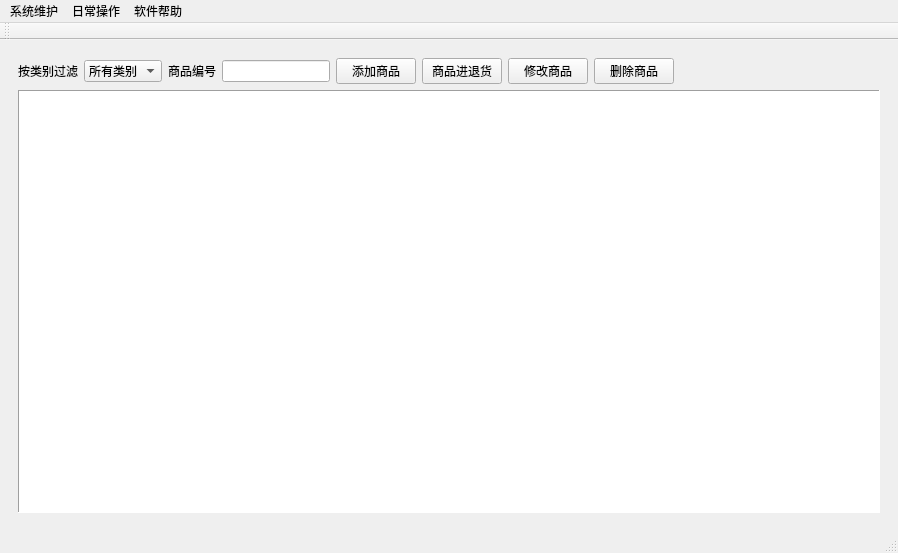
<?xml version="1.0" encoding="UTF-8"?>
<ui version="4.0">
 <class>MainWindow</class>
 <widget class="QMainWindow" name="MainWindow">
  <property name="geometry">
   <rect>
    <x>0</x>
    <y>0</y>
    <width>898</width>
    <height>553</height>
   </rect>
  </property>
  <property name="windowTitle">
   <string>新新娘美容院商品和顾客资料管理系统 V 0.0.2 by XChinux&lt;XChinux@163.com&gt; 20060904</string>
  </property>
  <widget class="QWidget" name="centralwidget">
   <layout class="QGridLayout">
    <property name="margin">
     <number>9</number>
    </property>
    <property name="spacing">
     <number>6</number>
    </property>
    <item row="0" column="0">
     <widget class="QStackedWidget" name="stackedWidget">
      <property name="currentIndex">
       <number>0</number>
      </property>
      <widget class="QWidget" name="pageGoods">
       <layout class="QVBoxLayout">
        <property name="spacing">
         <number>6</number>
        </property>
        <property name="margin">
         <number>9</number>
        </property>
        <item>
         <layout class="QHBoxLayout">
          <property name="spacing">
           <number>6</number>
          </property>
          <property name="margin">
           <number>0</number>
          </property>
          <item>
           <widget class="QLabel" name="label_3">
            <property name="text">
             <string>按类别过滤</string>
            </property>
           </widget>
          </item>
          <item>
           <widget class="QComboBox" name="comboBoxGoodsType">
            <item>
             <property name="text">
              <string>所有类别</string>
             </property>
            </item>
            <item>
             <property name="text">
              <string>产品类</string>
             </property>
            </item>
            <item>
             <property name="text">
              <string>服务类</string>
             </property>
            </item>
           </widget>
          </item>
          <item>
           <widget class="QLabel" name="label_5">
            <property name="text">
             <string>商品编号</string>
            </property>
           </widget>
          </item>
          <item>
           <widget class="QLineEdit" name="lineEditGoodsNo">
            <property name="sizePolicy">
             <sizepolicy hsizetype="Fixed" vsizetype="Fixed">
              <horstretch>0</horstretch>
              <verstretch>0</verstretch>
             </sizepolicy>
            </property>
           </widget>
          </item>
          <item>
           <widget class="QPushButton" name="pushButtonGoodsAdd">
            <property name="text">
             <string>添加商品</string>
            </property>
           </widget>
          </item>
          <item>
           <widget class="QPushButton" name="pushButtonGoodsInout">
            <property name="text">
             <string>商品进退货</string>
            </property>
           </widget>
          </item>
          <item>
           <widget class="QPushButton" name="pushButtonGoodsEdit">
            <property name="text">
             <string>修改商品</string>
            </property>
           </widget>
          </item>
          <item>
           <widget class="QPushButton" name="pushButtonGoodsDelete">
            <property name="text">
             <string>删除商品</string>
            </property>
           </widget>
          </item>
          <item>
           <spacer>
            <property name="orientation">
             <enum>Qt::Horizontal</enum>
            </property>
            <property name="sizeHint" stdset="0">
             <size>
              <width>81</width>
              <height>20</height>
             </size>
            </property>
           </spacer>
          </item>
         </layout>
        </item>
        <item>
         <widget class="QTableView" name="tableViewGoods">
          <property name="contextMenuPolicy">
           <enum>Qt::ActionsContextMenu</enum>
          </property>
          <property name="layoutDirection">
           <enum>Qt::LeftToRight</enum>
          </property>
          <property name="frameShape">
           <enum>QFrame::Panel</enum>
          </property>
          <property name="frameShadow">
           <enum>QFrame::Sunken</enum>
          </property>
          <property name="showDropIndicator" stdset="0">
           <bool>false</bool>
          </property>
          <property name="alternatingRowColors">
           <bool>true</bool>
          </property>
          <property name="selectionMode">
           <enum>QAbstractItemView::SingleSelection</enum>
          </property>
          <property name="selectionBehavior">
           <enum>QAbstractItemView::SelectRows</enum>
          </property>
          <property name="textElideMode">
           <enum>Qt::ElideLeft</enum>
          </property>
         </widget>
        </item>
       </layout>
      </widget>
      <widget class="QWidget" name="pageCustomer">
       <layout class="QVBoxLayout">
        <property name="spacing">
         <number>6</number>
        </property>
        <property name="margin">
         <number>9</number>
        </property>
        <item>
         <layout class="QHBoxLayout">
          <property name="spacing">
           <number>6</number>
          </property>
          <property name="margin">
           <number>0</number>
          </property>
          <item>
           <widget class="QLabel" name="label_2">
            <property name="text">
             <string>顾客编号</string>
            </property>
           </widget>
          </item>
          <item>
           <widget class="QLineEdit" name="lineEditCustomerNo">
            <property name="sizePolicy">
             <sizepolicy hsizetype="Fixed" vsizetype="Fixed">
              <horstretch>0</horstretch>
              <verstretch>0</verstretch>
             </sizepolicy>
            </property>
           </widget>
          </item>
          <item>
           <widget class="QLabel" name="label_6">
            <property name="text">
             <string>顾客姓名</string>
            </property>
           </widget>
          </item>
          <item>
           <widget class="QLineEdit" name="lineEditCustomerName">
            <property name="sizePolicy">
             <sizepolicy hsizetype="Fixed" vsizetype="Fixed">
              <horstretch>0</horstretch>
              <verstretch>0</verstretch>
             </sizepolicy>
            </property>
           </widget>
          </item>
          <item>
           <widget class="QPushButton" name="pushButtonCustomerAdd">
            <property name="text">
             <string>添加顾客</string>
            </property>
           </widget>
          </item>
          <item>
           <widget class="QPushButton" name="pushButtonCustomerEdit">
            <property name="text">
             <string>修改信息</string>
            </property>
           </widget>
          </item>
          <item>
           <widget class="QPushButton" name="pushButtonCustomerDelete">
            <property name="text">
             <string>删除顾客</string>
            </property>
           </widget>
          </item>
          <item>
           <spacer>
            <property name="orientation">
             <enum>Qt::Horizontal</enum>
            </property>
            <property name="sizeHint" stdset="0">
             <size>
              <width>101</width>
              <height>20</height>
             </size>
            </property>
           </spacer>
          </item>
         </layout>
        </item>
        <item>
         <widget class="QTableView" name="tableViewCustomer">
          <property name="contextMenuPolicy">
           <enum>Qt::ActionsContextMenu</enum>
          </property>
          <property name="toolTip">
           <string/>
          </property>
          <property name="frameShape">
           <enum>QFrame::Panel</enum>
          </property>
          <property name="alternatingRowColors">
           <bool>true</bool>
          </property>
          <property name="selectionMode">
           <enum>QAbstractItemView::SingleSelection</enum>
          </property>
          <property name="selectionBehavior">
           <enum>QAbstractItemView::SelectRows</enum>
          </property>
         </widget>
        </item>
       </layout>
      </widget>
      <widget class="QWidget" name="pageConsume">
       <layout class="QGridLayout">
        <property name="margin">
         <number>9</number>
        </property>
        <property name="spacing">
         <number>6</number>
        </property>
        <item row="0" column="0">
         <widget class="QSplitter" name="splitter">
          <property name="orientation">
           <enum>Qt::Vertical</enum>
          </property>
          <widget class="QWidget" name="widget">
           <layout class="QVBoxLayout">
            <property name="spacing">
             <number>6</number>
            </property>
            <property name="margin">
             <number>0</number>
            </property>
            <item>
             <layout class="QHBoxLayout">
              <property name="spacing">
               <number>6</number>
              </property>
              <property name="margin">
               <number>0</number>
              </property>
              <item>
               <widget class="QLabel" name="label">
                <property name="sizePolicy">
                 <sizepolicy hsizetype="Fixed" vsizetype="Preferred">
                  <horstretch>0</horstretch>
                  <verstretch>0</verstretch>
                 </sizepolicy>
                </property>
                <property name="text">
                 <string>顾客编号</string>
                </property>
               </widget>
              </item>
              <item>
               <widget class="QLineEdit" name="lineEditConsumeCustomerNo">
                <property name="sizePolicy">
                 <sizepolicy hsizetype="Fixed" vsizetype="Fixed">
                  <horstretch>0</horstretch>
                  <verstretch>0</verstretch>
                 </sizepolicy>
                </property>
               </widget>
              </item>
              <item>
               <widget class="QLabel" name="label_8">
                <property name="sizePolicy">
                 <sizepolicy hsizetype="Fixed" vsizetype="Preferred">
                  <horstretch>0</horstretch>
                  <verstretch>0</verstretch>
                 </sizepolicy>
                </property>
                <property name="text">
                 <string>顾客姓名</string>
                </property>
               </widget>
              </item>
              <item>
               <widget class="QLineEdit" name="lineEditConsumeCustomerName">
                <property name="sizePolicy">
                 <sizepolicy hsizetype="Fixed" vsizetype="Fixed">
                  <horstretch>0</horstretch>
                  <verstretch>0</verstretch>
                 </sizepolicy>
                </property>
               </widget>
              </item>
              <item>
               <widget class="QPushButton" name="pushButtonConsumeViewCustomer">
                <property name="sizePolicy">
                 <sizepolicy hsizetype="Fixed" vsizetype="Fixed">
                  <horstretch>0</horstretch>
                  <verstretch>0</verstretch>
                 </sizepolicy>
                </property>
                <property name="text">
                 <string>查看消费</string>
                </property>
               </widget>
              </item>
              <item>
               <widget class="QPushButton" name="pushButtonConsumeCustomerAdd">
                <property name="sizePolicy">
                 <sizepolicy hsizetype="Fixed" vsizetype="Fixed">
                  <horstretch>0</horstretch>
                  <verstretch>0</verstretch>
                 </sizepolicy>
                </property>
                <property name="text">
                 <string>添加顾客</string>
                </property>
               </widget>
              </item>
              <item>
               <spacer>
                <property name="orientation">
                 <enum>Qt::Horizontal</enum>
                </property>
                <property name="sizeHint" stdset="0">
                 <size>
                  <width>40</width>
                  <height>20</height>
                 </size>
                </property>
               </spacer>
              </item>
             </layout>
            </item>
            <item>
             <layout class="QGridLayout">
              <property name="margin">
               <number>0</number>
              </property>
              <property name="spacing">
               <number>6</number>
              </property>
              <item row="0" column="0" rowspan="2">
               <widget class="QTableView" name="tableViewConsumeTop">
                <property name="sizePolicy">
                 <sizepolicy hsizetype="Fixed" vsizetype="Expanding">
                  <horstretch>0</horstretch>
                  <verstretch>0</verstretch>
                 </sizepolicy>
                </property>
                <property name="minimumSize">
                 <size>
                  <width>330</width>
                  <height>0</height>
                 </size>
                </property>
                <property name="contextMenuPolicy">
                 <enum>Qt::ActionsContextMenu</enum>
                </property>
                <property name="alternatingRowColors">
                 <bool>true</bool>
                </property>
                <property name="selectionMode">
                 <enum>QAbstractItemView::SingleSelection</enum>
                </property>
                <property name="selectionBehavior">
                 <enum>QAbstractItemView::SelectRows</enum>
                </property>
               </widget>
              </item>
              <item row="1" column="1">
               <layout class="QHBoxLayout">
                <property name="spacing">
                 <number>6</number>
                </property>
                <property name="margin">
                 <number>0</number>
                </property>
                <item>
                 <widget class="QLabel" name="label_29">
                  <property name="sizePolicy">
                   <sizepolicy hsizetype="Fixed" vsizetype="Expanding">
                    <horstretch>0</horstretch>
                    <verstretch>0</verstretch>
                   </sizepolicy>
                  </property>
                  <property name="text">
                   <string>备注：</string>
                  </property>
                  <property name="alignment">
                   <set>Qt::AlignLeading|Qt::AlignLeft|Qt::AlignTop</set>
                  </property>
                 </widget>
                </item>
                <item>
                 <widget class="QLabel" name="labelConsumeCustomerRemark">
                  <property name="sizePolicy">
                   <sizepolicy hsizetype="Preferred" vsizetype="Expanding">
                    <horstretch>0</horstretch>
                    <verstretch>0</verstretch>
                   </sizepolicy>
                  </property>
                  <property name="text">
                   <string>TextLabel</string>
                  </property>
                  <property name="alignment">
                   <set>Qt::AlignLeading|Qt::AlignLeft|Qt::AlignTop</set>
                  </property>
                  <property name="wordWrap">
                   <bool>true</bool>
                  </property>
                 </widget>
                </item>
               </layout>
              </item>
              <item row="0" column="1">
               <layout class="QGridLayout">
                <property name="margin">
                 <number>0</number>
                </property>
                <property name="spacing">
                 <number>6</number>
                </property>
                <item row="5" column="0">
                 <widget class="QLabel" name="label_27">
                  <property name="sizePolicy">
                   <sizepolicy hsizetype="Fixed" vsizetype="Preferred">
                    <horstretch>0</horstretch>
                    <verstretch>0</verstretch>
                   </sizepolicy>
                  </property>
                  <property name="text">
                   <string>地址：</string>
                  </property>
                 </widget>
                </item>
                <item row="5" column="1" colspan="3">
                 <widget class="QLabel" name="labelConsumeCustomerAddress">
                  <property name="text">
                   <string>TextLabel</string>
                  </property>
                 </widget>
                </item>
                <item row="0" column="0">
                 <widget class="QLabel" name="label_11">
                  <property name="sizePolicy">
                   <sizepolicy hsizetype="Fixed" vsizetype="Preferred">
                    <horstretch>0</horstretch>
                    <verstretch>0</verstretch>
                   </sizepolicy>
                  </property>
                  <property name="text">
                   <string>姓名：</string>
                  </property>
                 </widget>
                </item>
                <item row="4" column="3">
                 <widget class="QLabel" name="labelConsumeCustomerMobile">
                  <property name="text">
                   <string>TextLabel</string>
                  </property>
                 </widget>
                </item>
                <item row="1" column="3">
                 <widget class="QLabel" name="labelConsumeCustomerAddDate">
                  <property name="text">
                   <string>TextLabel</string>
                  </property>
                 </widget>
                </item>
                <item row="3" column="1" colspan="3">
                 <widget class="QLabel" name="labelConsumeCustomerCompany">
                  <property name="text">
                   <string>TextLabel</string>
                  </property>
                 </widget>
                </item>
                <item row="0" column="2">
                 <widget class="QLabel" name="label_9">
                  <property name="sizePolicy">
                   <sizepolicy hsizetype="Fixed" vsizetype="Preferred">
                    <horstretch>0</horstretch>
                    <verstretch>0</verstretch>
                   </sizepolicy>
                  </property>
                  <property name="text">
                   <string>编号：</string>
                  </property>
                 </widget>
                </item>
                <item row="4" column="1">
                 <widget class="QLabel" name="labelConsumeCustomerPhone">
                  <property name="text">
                   <string>TextLabel</string>
                  </property>
                 </widget>
                </item>
                <item row="4" column="0">
                 <widget class="QLabel" name="label_21">
                  <property name="sizePolicy">
                   <sizepolicy hsizetype="Fixed" vsizetype="Preferred">
                    <horstretch>0</horstretch>
                    <verstretch>0</verstretch>
                   </sizepolicy>
                  </property>
                  <property name="text">
                   <string>电话：</string>
                  </property>
                 </widget>
                </item>
                <item row="1" column="1">
                 <widget class="QLabel" name="labelConsumeCustomerGender">
                  <property name="text">
                   <string>TextLabel</string>
                  </property>
                 </widget>
                </item>
                <item row="2" column="0">
                 <widget class="QLabel" name="label_17">
                  <property name="sizePolicy">
                   <sizepolicy hsizetype="Fixed" vsizetype="Preferred">
                    <horstretch>0</horstretch>
                    <verstretch>0</verstretch>
                   </sizepolicy>
                  </property>
                  <property name="text">
                   <string>生日：</string>
                  </property>
                 </widget>
                </item>
                <item row="3" column="0">
                 <widget class="QLabel" name="label_25">
                  <property name="sizePolicy">
                   <sizepolicy hsizetype="Fixed" vsizetype="Preferred">
                    <horstretch>0</horstretch>
                    <verstretch>0</verstretch>
                   </sizepolicy>
                  </property>
                  <property name="text">
                   <string>公司：</string>
                  </property>
                 </widget>
                </item>
                <item row="1" column="2">
                 <widget class="QLabel" name="label_15">
                  <property name="sizePolicy">
                   <sizepolicy hsizetype="Fixed" vsizetype="Preferred">
                    <horstretch>0</horstretch>
                    <verstretch>0</verstretch>
                   </sizepolicy>
                  </property>
                  <property name="text">
                   <string>加入：</string>
                  </property>
                 </widget>
                </item>
                <item row="2" column="3">
                 <widget class="QLabel" name="labelConsumeCustomerEmploy">
                  <property name="text">
                   <string>TextLabel</string>
                  </property>
                 </widget>
                </item>
                <item row="2" column="1">
                 <widget class="QLabel" name="labelConsumeCustomerBirth">
                  <property name="text">
                   <string>TextLabel</string>
                  </property>
                 </widget>
                </item>
                <item row="0" column="3">
                 <widget class="QLabel" name="labelConsumeCustomerCustomerNo">
                  <property name="text">
                   <string>TextLabel</string>
                  </property>
                 </widget>
                </item>
                <item row="4" column="2">
                 <widget class="QLabel" name="label_23">
                  <property name="sizePolicy">
                   <sizepolicy hsizetype="Fixed" vsizetype="Preferred">
                    <horstretch>0</horstretch>
                    <verstretch>0</verstretch>
                   </sizepolicy>
                  </property>
                  <property name="text">
                   <string>手机：</string>
                  </property>
                 </widget>
                </item>
                <item row="0" column="1">
                 <widget class="QLabel" name="labelConsumeCustomerCustomerName">
                  <property name="text">
                   <string>TextLabel</string>
                  </property>
                 </widget>
                </item>
                <item row="2" column="2">
                 <widget class="QLabel" name="label_19">
                  <property name="sizePolicy">
                   <sizepolicy hsizetype="Fixed" vsizetype="Preferred">
                    <horstretch>0</horstretch>
                    <verstretch>0</verstretch>
                   </sizepolicy>
                  </property>
                  <property name="text">
                   <string>职业：</string>
                  </property>
                 </widget>
                </item>
                <item row="1" column="0">
                 <widget class="QLabel" name="label_14">
                  <property name="sizePolicy">
                   <sizepolicy hsizetype="Fixed" vsizetype="Preferred">
                    <horstretch>0</horstretch>
                    <verstretch>0</verstretch>
                   </sizepolicy>
                  </property>
                  <property name="text">
                   <string>性别：</string>
                  </property>
                 </widget>
                </item>
               </layout>
              </item>
             </layout>
            </item>
            <item>
             <widget class="Line" name="line">
              <property name="orientation">
               <enum>Qt::Horizontal</enum>
              </property>
             </widget>
            </item>
           </layout>
          </widget>
          <widget class="QWidget" name="widget">
           <layout class="QGridLayout">
            <property name="margin">
             <number>0</number>
            </property>
            <property name="spacing">
             <number>6</number>
            </property>
            <item row="0" column="1">
             <layout class="QHBoxLayout">
              <property name="spacing">
               <number>6</number>
              </property>
              <property name="margin">
               <number>0</number>
              </property>
              <item>
               <widget class="QLabel" name="label_7">
                <property name="text">
                 <string>本次消费产品</string>
                </property>
               </widget>
              </item>
              <item>
               <widget class="QPushButton" name="pushButtonConsumeGoodsAdd">
                <property name="text">
                 <string>添加产品</string>
                </property>
               </widget>
              </item>
              <item>
               <widget class="QPushButton" name="pushButtonConsumeGoodsEdit">
                <property name="text">
                 <string>修改产品</string>
                </property>
               </widget>
              </item>
              <item>
               <widget class="QPushButton" name="pushButtonConsumeGoodsDelete">
                <property name="text">
                 <string>删除产品</string>
                </property>
               </widget>
              </item>
              <item>
               <widget class="QPushButton" name="pushButtonConsumeGoodsView">
                <property name="text">
                 <string>查看商品</string>
                </property>
               </widget>
              </item>
              <item>
               <spacer>
                <property name="orientation">
                 <enum>Qt::Horizontal</enum>
                </property>
                <property name="sizeHint" stdset="0">
                 <size>
                  <width>65</width>
                  <height>23</height>
                 </size>
                </property>
               </spacer>
              </item>
             </layout>
            </item>
            <item row="1" column="1">
             <widget class="QTableView" name="tableViewConsumeBottomRight">
              <property name="contextMenuPolicy">
               <enum>Qt::ActionsContextMenu</enum>
              </property>
              <property name="alternatingRowColors">
               <bool>true</bool>
              </property>
              <property name="selectionMode">
               <enum>QAbstractItemView::SingleSelection</enum>
              </property>
              <property name="selectionBehavior">
               <enum>QAbstractItemView::SelectRows</enum>
              </property>
             </widget>
            </item>
            <item row="2" column="0">
             <layout class="QHBoxLayout">
              <property name="spacing">
               <number>6</number>
              </property>
              <property name="margin">
               <number>0</number>
              </property>
              <item>
               <widget class="QLabel" name="label_44">
                <property name="sizePolicy">
                 <sizepolicy hsizetype="Fixed" vsizetype="Preferred">
                  <horstretch>0</horstretch>
                  <verstretch>0</verstretch>
                 </sizepolicy>
                </property>
                <property name="text">
                 <string>该顾客消费次数：</string>
                </property>
               </widget>
              </item>
              <item>
               <widget class="QLabel" name="labelBottomLeftTotalNum">
                <property name="layoutDirection">
                 <enum>Qt::LeftToRight</enum>
                </property>
                <property name="text">
                 <string>0</string>
                </property>
               </widget>
              </item>
              <item>
               <widget class="QLabel" name="label_46">
                <property name="sizePolicy">
                 <sizepolicy hsizetype="Fixed" vsizetype="Preferred">
                  <horstretch>0</horstretch>
                  <verstretch>0</verstretch>
                 </sizepolicy>
                </property>
                <property name="text">
                 <string>该顾客消费总额：</string>
                </property>
               </widget>
              </item>
              <item>
               <widget class="QLabel" name="labelBottomLeftTotalPrice">
                <property name="layoutDirection">
                 <enum>Qt::LeftToRight</enum>
                </property>
                <property name="text">
                 <string>0.00</string>
                </property>
               </widget>
              </item>
             </layout>
            </item>
            <item row="1" column="0">
             <widget class="QTableView" name="tableViewConsumeBottomLeft">
              <property name="contextMenuPolicy">
               <enum>Qt::ActionsContextMenu</enum>
              </property>
              <property name="alternatingRowColors">
               <bool>true</bool>
              </property>
              <property name="selectionMode">
               <enum>QAbstractItemView::SingleSelection</enum>
              </property>
              <property name="selectionBehavior">
               <enum>QAbstractItemView::SelectRows</enum>
              </property>
             </widget>
            </item>
            <item row="0" column="0">
             <layout class="QHBoxLayout">
              <property name="spacing">
               <number>6</number>
              </property>
              <property name="margin">
               <number>0</number>
              </property>
              <item>
               <widget class="QLabel" name="label_39">
                <property name="text">
                 <string>顾客消费记录</string>
                </property>
               </widget>
              </item>
              <item>
               <widget class="QPushButton" name="pushButtonConsumeAdd">
                <property name="text">
                 <string>添加消费</string>
                </property>
               </widget>
              </item>
              <item>
               <widget class="QPushButton" name="pushButtonConsumeEdit">
                <property name="text">
                 <string>修改消费</string>
                </property>
               </widget>
              </item>
              <item>
               <widget class="QPushButton" name="pushButtonConsumeDelete">
                <property name="text">
                 <string>删除消费</string>
                </property>
               </widget>
              </item>
              <item>
               <widget class="QPushButton" name="pushButtonConsumeBottomViewDetail">
                <property name="text">
                 <string>查看详细</string>
                </property>
               </widget>
              </item>
              <item>
               <spacer>
                <property name="orientation">
                 <enum>Qt::Horizontal</enum>
                </property>
                <property name="sizeHint" stdset="0">
                 <size>
                  <width>65</width>
                  <height>23</height>
                 </size>
                </property>
               </spacer>
              </item>
             </layout>
            </item>
            <item row="2" column="1">
             <layout class="QHBoxLayout">
              <property name="spacing">
               <number>6</number>
              </property>
              <property name="margin">
               <number>0</number>
              </property>
              <item>
               <widget class="QLabel" name="label_40">
                <property name="sizePolicy">
                 <sizepolicy hsizetype="Fixed" vsizetype="Preferred">
                  <horstretch>0</horstretch>
                  <verstretch>0</verstretch>
                 </sizepolicy>
                </property>
                <property name="text">
                 <string>此次消费商品数量：</string>
                </property>
               </widget>
              </item>
              <item>
               <widget class="QLabel" name="labelBottomRightTotalNum">
                <property name="layoutDirection">
                 <enum>Qt::LeftToRight</enum>
                </property>
                <property name="text">
                 <string>0</string>
                </property>
               </widget>
              </item>
              <item>
               <widget class="QLabel" name="label_42">
                <property name="sizePolicy">
                 <sizepolicy hsizetype="Fixed" vsizetype="Preferred">
                  <horstretch>0</horstretch>
                  <verstretch>0</verstretch>
                 </sizepolicy>
                </property>
                <property name="text">
                 <string>此次消费商品总额：</string>
                </property>
               </widget>
              </item>
              <item>
               <widget class="QLabel" name="labelBottomRightTotalPrice">
                <property name="layoutDirection">
                 <enum>Qt::LeftToRight</enum>
                </property>
                <property name="text">
                 <string>0.00</string>
                </property>
               </widget>
              </item>
             </layout>
            </item>
           </layout>
          </widget>
         </widget>
        </item>
       </layout>
      </widget>
      <widget class="QWidget" name="pageReport">
       <widget class="QLabel" name="label_4">
        <property name="geometry">
         <rect>
          <x>20</x>
          <y>10</y>
          <width>54</width>
          <height>13</height>
         </rect>
        </property>
        <property name="text">
         <string>报表统计</string>
        </property>
       </widget>
      </widget>
     </widget>
    </item>
   </layout>
  </widget>
  <widget class="QMenuBar" name="menubar">
   <property name="geometry">
    <rect>
     <x>0</x>
     <y>0</y>
     <width>898</width>
     <height>18</height>
    </rect>
   </property>
   <property name="font">
    <font>
     <family>宋体</family>
     <pointsize>9</pointsize>
     <weight>50</weight>
     <italic>false</italic>
     <bold>false</bold>
     <underline>false</underline>
     <strikeout>false</strikeout>
    </font>
   </property>
   <widget class="QMenu" name="menuFile">
    <property name="title">
     <string>系统维护</string>
    </property>
    <addaction name="actionExit"/>
   </widget>
   <widget class="QMenu" name="menuFunc">
    <property name="title">
     <string>日常操作</string>
    </property>
    <addaction name="actionGoods"/>
    <addaction name="actionCustomer"/>
    <addaction name="actionConsume"/>
    <addaction name="actionReport"/>
   </widget>
   <widget class="QMenu" name="menuHelp">
    <property name="title">
     <string>软件帮助</string>
    </property>
    <addaction name="actionAboutSoftware"/>
    <addaction name="actionAboutQt"/>
   </widget>
   <addaction name="menuFile"/>
   <addaction name="menuFunc"/>
   <addaction name="menuHelp"/>
  </widget>
  <widget class="QStatusBar" name="statusbar"/>
  <widget class="QToolBar" name="toolBar">
   <property name="orientation">
    <enum>Qt::Horizontal</enum>
   </property>
   <attribute name="toolBarArea">
    <enum>TopToolBarArea</enum>
   </attribute>
   <attribute name="toolBarBreak">
    <bool>false</bool>
   </attribute>
  </widget>
  <action name="actionAboutQt">
   <property name="text">
    <string>关于 Qt</string>
   </property>
   <property name="font">
    <font>
     <family>宋体</family>
     <pointsize>9</pointsize>
     <weight>50</weight>
     <italic>false</italic>
     <bold>false</bold>
     <underline>false</underline>
     <strikeout>false</strikeout>
    </font>
   </property>
  </action>
  <action name="actionExit">
   <property name="text">
    <string>退出系统</string>
   </property>
   <property name="font">
    <font>
     <family>宋体</family>
     <pointsize>9</pointsize>
     <weight>50</weight>
     <italic>false</italic>
     <bold>false</bold>
     <underline>false</underline>
     <strikeout>false</strikeout>
    </font>
   </property>
  </action>
  <action name="actionGoods">
   <property name="text">
    <string>商品管理</string>
   </property>
   <property name="font">
    <font>
     <family>宋体</family>
     <pointsize>9</pointsize>
     <weight>50</weight>
     <italic>false</italic>
     <bold>false</bold>
     <underline>false</underline>
     <strikeout>false</strikeout>
    </font>
   </property>
  </action>
  <action name="actionCustomer">
   <property name="text">
    <string>顾客管理</string>
   </property>
   <property name="font">
    <font>
     <family>宋体</family>
     <pointsize>9</pointsize>
     <weight>50</weight>
     <italic>false</italic>
     <bold>false</bold>
     <underline>false</underline>
     <strikeout>false</strikeout>
    </font>
   </property>
  </action>
  <action name="actionConsume">
   <property name="text">
    <string>顾客消费</string>
   </property>
   <property name="font">
    <font>
     <family>宋体</family>
     <pointsize>9</pointsize>
     <weight>50</weight>
     <italic>false</italic>
     <bold>false</bold>
     <underline>false</underline>
     <strikeout>false</strikeout>
    </font>
   </property>
  </action>
  <action name="actionReport">
   <property name="text">
    <string>统计报表</string>
   </property>
   <property name="font">
    <font>
     <family>宋体</family>
     <pointsize>9</pointsize>
     <weight>50</weight>
     <italic>false</italic>
     <bold>false</bold>
     <underline>false</underline>
     <strikeout>false</strikeout>
    </font>
   </property>
  </action>
  <action name="actionAboutSoftware">
   <property name="text">
    <string>关于本软件</string>
   </property>
   <property name="font">
    <font>
     <family>宋体</family>
     <pointsize>9</pointsize>
     <weight>50</weight>
     <italic>false</italic>
     <bold>false</bold>
     <underline>false</underline>
     <strikeout>false</strikeout>
    </font>
   </property>
  </action>
 </widget>
 <resources/>
 <connections>
  <connection>
   <sender>actionExit</sender>
   <signal>triggered()</signal>
   <receiver>MainWindow</receiver>
   <slot>close()</slot>
   <hints>
    <hint type="sourcelabel">
     <x>-1</x>
     <y>-1</y>
    </hint>
    <hint type="destinationlabel">
     <x>403</x>
     <y>322</y>
    </hint>
   </hints>
  </connection>
 </connections>
</ui>
